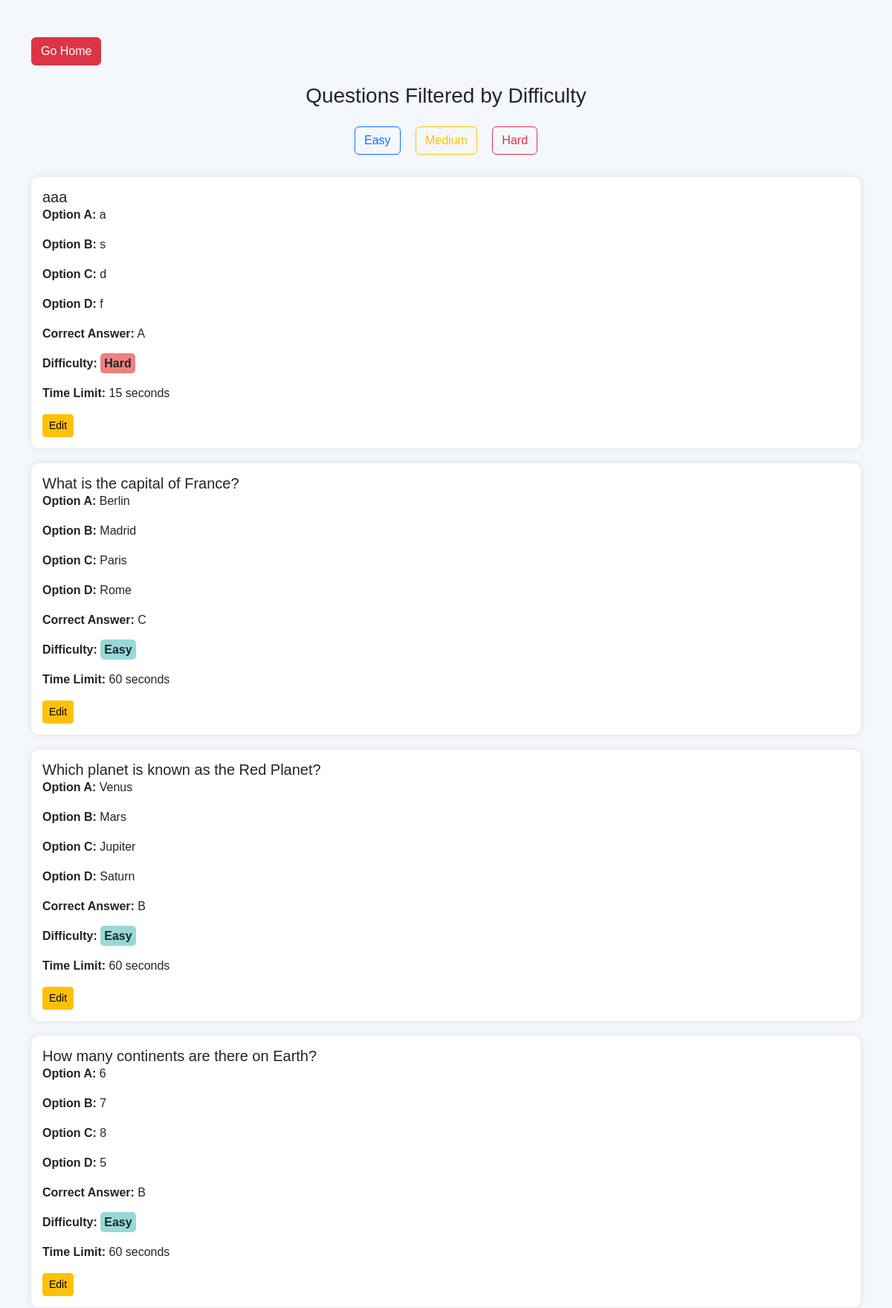
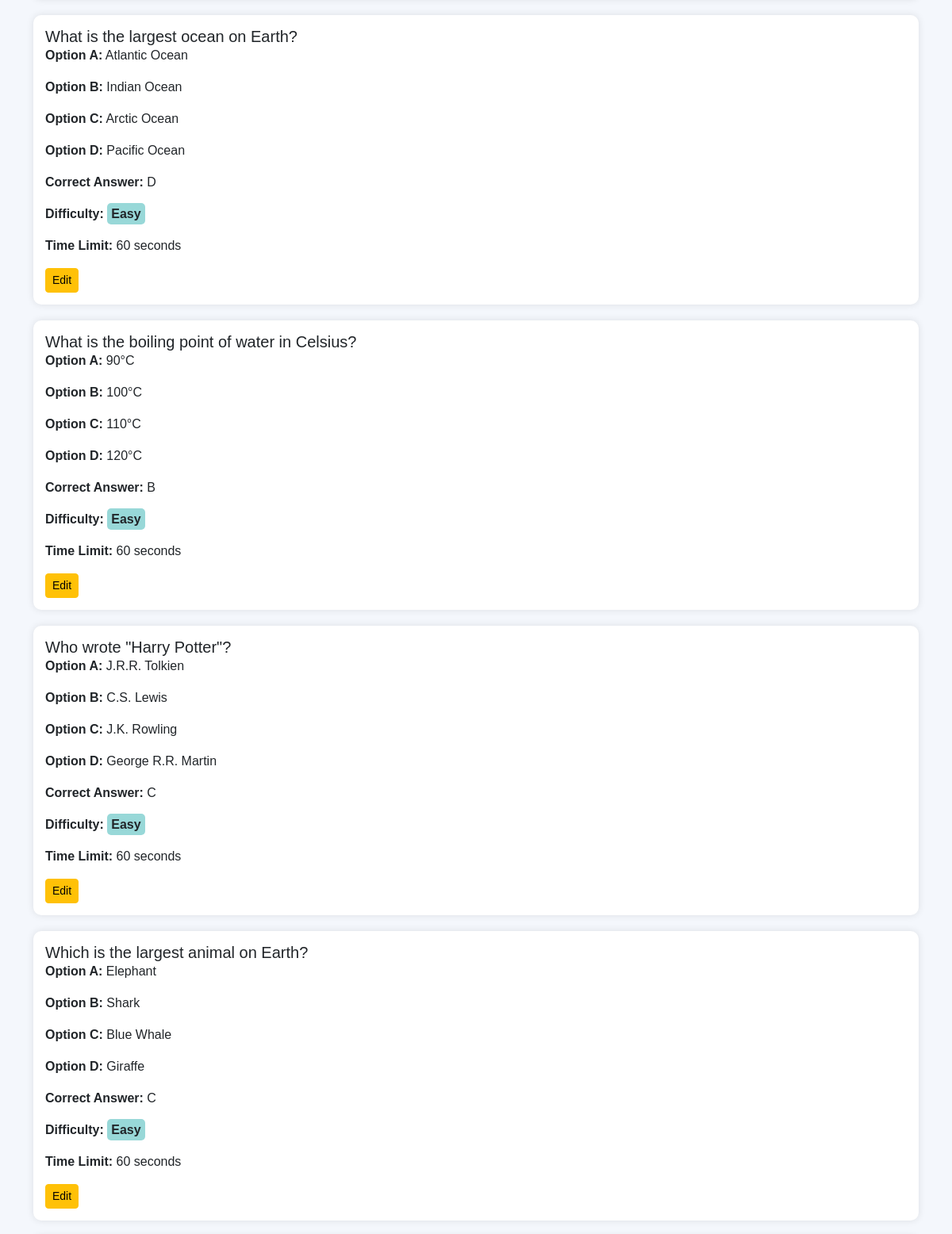
The app's page /viewqst (upper part) with its own data (2 pictures, top to bottom).
### app/models.py (models this page shows)
class Question(models.Model):
    text = models.CharField(max_length=255)
    option_a = models.CharField(max_length=100)
    option_b = models.CharField(max_length=100)
    option_c = models.CharField(max_length=100)
    option_d = models.CharField(max_length=100)
    correct_answer = models.CharField(max_length=1)  # 'A', 'B', 'C', or 'D'
    difficulty = models.IntegerField(default=1)  # Difficulty level
    time = models.IntegerField(default=60)  # Time limit in seconds

### app/views.py (the view)
# urls.py: path('viewqst', views.viewqst, name='viewqst'),
def viewqst(request):
    difficulty = request.GET.get('difficulty', None)
    if difficulty:
        questions = Question.objects.filter(difficulty=difficulty)
    else:
        questions = Question.objects.all()
    return render(request, 'admin/viewqs.html', {'questions': questions, 'difficulty': difficulty})

### templates/admin/viewqs.html (shortened to what this page needs)
<!DOCTYPE html>
<html lang="en">
<head>
    {% load static %}
    <link rel="stylesheet" type="text/css" href="{% static 'css/style.css' %}">
    <link href="https://cdn.jsdelivr.net/npm/bootstrap@5.3.3/dist/css/bootstrap.min.css" rel="stylesheet">
    <link rel="stylesheet" href="https://cdnjs.cloudflare.com/ajax/libs/font-awesome/6.5.1/css/all.min.css">
    <link href="https://cdn.jsdelivr.net/npm/bootstrap@5.3.0-alpha1/dist/css/bootstrap.min.css" rel="stylesheet">
</head>
<body>
<div class="container">
    <a href="adhome" class="btn btn-danger">Go Home</a>
    <h3 class="text-center my-4">Questions Filtered by Difficulty</h3>
    <div class="difficulty-btns">
        <a href="?difficulty=1" class="btn btn-outline-primary mx-2">Easy</a>
        <a href="?difficulty=2" class="btn btn-outline-warning mx-2">Medium</a>
        <a href="?difficulty=3" class="btn btn-outline-danger mx-2">Hard</a>
    </div>
    {% for question in questions %}
    <div class="question-card">
        <h5 class="card-title">{{ question.text }}</h5>
        <p><strong>Option A:</strong> {{ question.option_a }}</p>
        <p><strong>Option B:</strong> {{ question.option_b }}</p>
        <p><strong>Option C:</strong> {{ question.option_c }}</p>
        <p><strong>Option D:</strong> {{ question.option_d }}</p>
        <p><strong>Correct Answer:</strong> {{ question.correct_answer }}</p>
        <p><strong>Difficulty:</strong>
            {% if question.difficulty == 1 %}
                <span class="difficulty-label easy">Easy</span>
            {% elif question.difficulty == 2 %}
                <span class="difficulty-label medium">Medium</span>
            {% else %}
                <span class="difficulty-label hard">Hard</span>
            {% endif %}
        </p>
        <p><strong>Time Limit:</strong> {{ question.time }} seconds</p>
        {% if question.id %}
            <a href="{% url 'editqst' question.id %}" class="btn btn-warning btn-sm">Edit</a>
        {% else %}
            <p>No ID available for this question.</p>
        {% endif %}
    </div>
    {% endfor %}
</div>
</body>
</html>

### templates/admin/viewqs.html (style rules this page uses)
body { background-color: #f4f7fc; font-family: 'Arial', sans-serif; }
.container { margin-top: 50px; }
.difficulty-label { font-weight: bold; padding: 5px; text-transform: capitalize; border-radius: 5px; }
.easy { background-color: #98d8d8; }
.hard { background-color: #f08080; }
.question-card { border-radius: 10px; margin-bottom: 20px; padding: 15px; box-shadow: 0 0 10px rgba(0, 0, 0, 0.1); background: #ffffff; transition: transform 0.2s ease, box-shadow 0.2s ease; }
.difficulty-btns { text-align: center; margin-bottom: 30px; }
.difficulty-btns a { transition: all 0.3s ease; }
.btn-sm { transition: background-color 0.3s ease; }

### records on screen
Question: text "aaa", option_a "a", option_b "s", option_c "d", option_d "f", correct_answer "A", difficulty "Hard", time "15", shows "Edit"
Question: text "What is the capital of France?", option_a "Berlin", option_b "Madrid", option_c "Paris", option_d "Rome", correct_answer "C", difficulty "Easy", time "60", shows "Edit"
Question: text "Which planet is known as the Red Planet?", option_a "Venus", option_b "Mars", option_c "Jupiter", option_d "Saturn", correct_answer "B", difficulty "Easy", time "60", shows "Edit"
Question: text "How many continents are there on Earth?", option_a "6", option_b "7", option_c "8", option_d "5", correct_answer "B", difficulty "Easy", time "60", shows "Edit"
Question: text "What is the largest ocean on Earth?", option_a "Atlantic Ocean", option_b "Indian Ocean", option_c "Arctic Ocean", option_d "Pacific Ocean", correct_answer "D", difficulty "Easy", time "60", shows "Edit"
Question: text "What is the boiling point of water in Celsius?", option_a "90°C", option_b "100°C", option_c "110°C", option_d "120°C", correct_answer "B", difficulty "Easy", time "60", shows "Edit"
Question: text "Who wrote \"Harry Potter\"?", option_a "J.R.R. Tolkien", option_b "C.S. Lewis", option_c "J.K. Rowling", option_d "George R.R. Martin", correct_answer "C", difficulty "Easy", time "60", shows "Edit"
Question: text "Which is the largest animal on Earth?", option_a "Elephant", option_b "Shark", option_c "Blue Whale", option_d "Giraffe", correct_answer "C", difficulty "Easy", time "60", shows "Edit"
